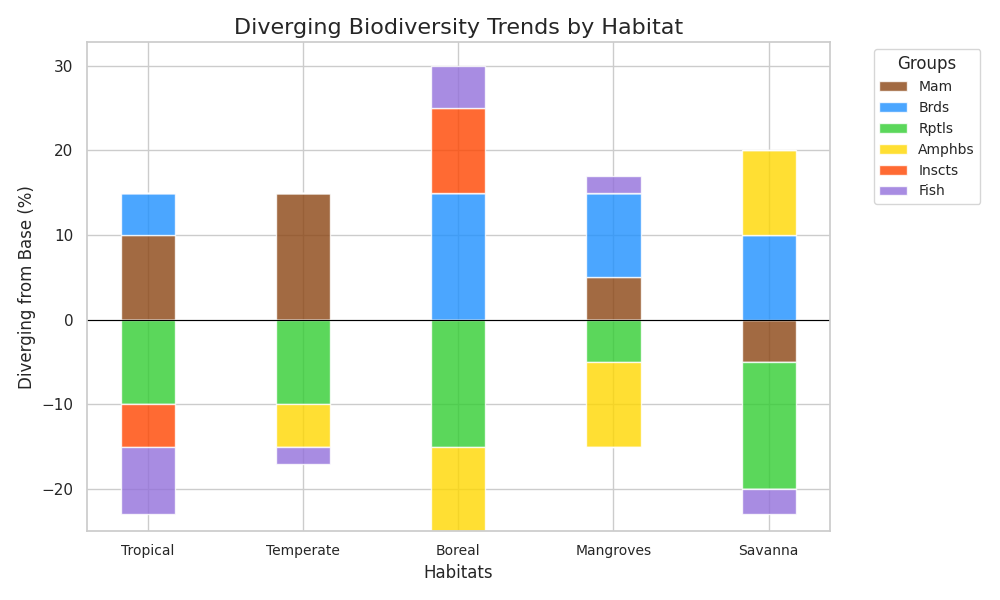

This chart was generated by the following Python code:
import numpy as np
import matplotlib.pyplot as plt

habitats = ["Tropical", "Temperate", "Boreal", "Mangroves", "Savanna"]
years = np.arange(2030, 2040)

mammals = np.array([30, 35, 20, 25, 15])
birds = np.array([25, 20, 35, 30, 30])
reptiles = np.array([10, 10, 5, 15, 5])
amphibians = np.array([20, 15, 10, 10, 30])
insects = np.array([15, 20, 30, 20, 20])
fish = np.array([12, 18, 25, 22, 17])

species_data = np.array([mammals, birds, reptiles, amphibians, insects, fish]) - 20

fig, ax = plt.subplots(figsize=(10, 6))

x_ticks = np.arange(len(habitats))
bar_width = 0.35

colors = ['#8B4513', '#1E90FF', '#32CD32', '#FFD700', '#FF4500', '#9370DB']
species_names = ['Mam', 'Brds', 'Rptls', 'Amphbs', 'Inscts', 'Fish']

bottom_positive = np.zeros(len(habitats))
bottom_negative = np.zeros(len(habitats))

for i, species in enumerate(species_data):
    positive_values = np.clip(species, 0, None)
    negative_values = np.clip(species, None, 0)

    ax.bar(x_ticks, positive_values, width=bar_width, color=colors[i], alpha=0.8,
           bottom=bottom_positive, label=species_names[i])
    ax.bar(x_ticks, negative_values, width=bar_width, color=colors[i], alpha=0.8,
           bottom=bottom_negative)

    bottom_positive += positive_values
    bottom_negative += negative_values

ax.set_xticks(x_ticks)
ax.set_xticklabels(habitats, fontsize=10)

plt.title("Diverging Biodiversity Trends by Habitat", fontsize=16)
plt.xlabel('Habitats', fontsize=12)
plt.ylabel('Diverging from Base (%)', fontsize=12)
ax.axhline(0, color='black', linewidth=0.8)

plt.legend(title='Groups', loc='upper left', bbox_to_anchor=(1.05, 1), fontsize=10)
plt.tight_layout()

plt.show()
